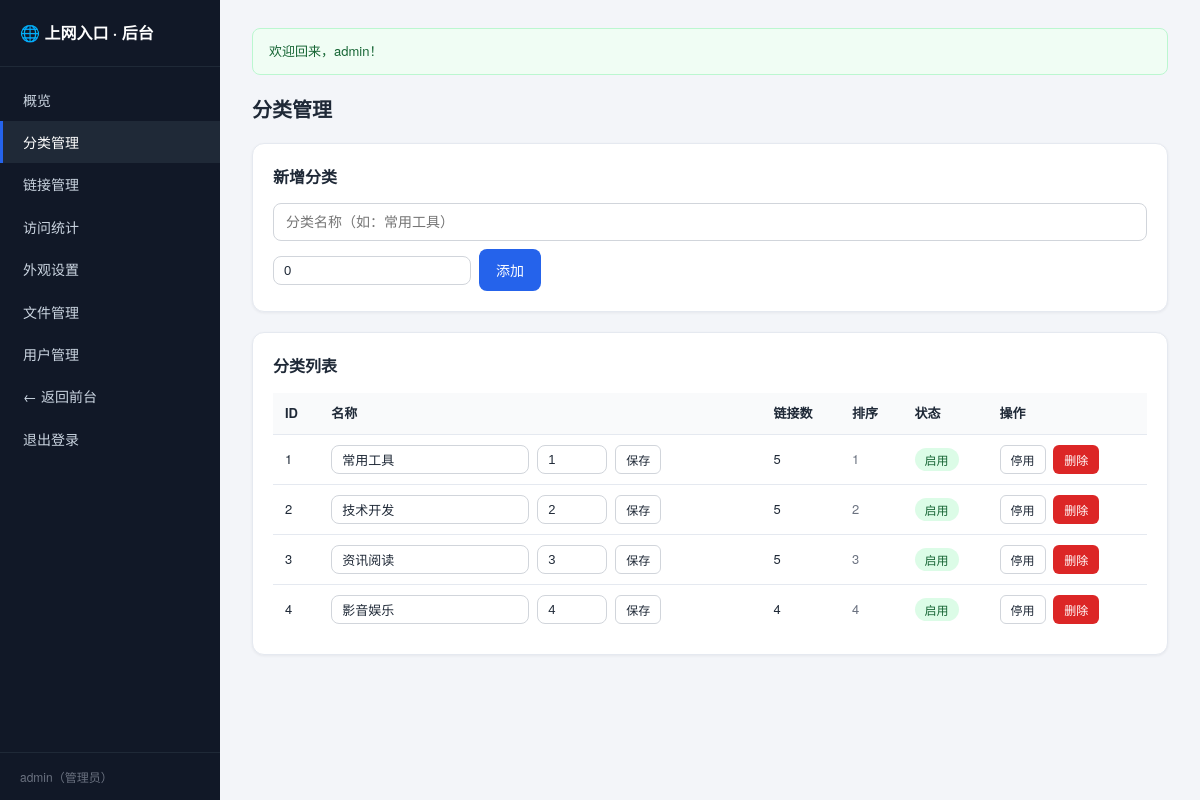
The app's page /admin/category.php (signed in) with its own data.
### tables this page shows
CREATE TABLE IF NOT EXISTS `users` (
  `id` INT UNSIGNED AUTO_INCREMENT PRIMARY KEY,
  `username` VARCHAR(50) NOT NULL UNIQUE,
  `email` VARCHAR(191) NULL DEFAULT NULL,
  `email_verified` TINYINT NOT NULL DEFAULT 0 COMMENT '1=邮箱已验证 0=未验证',
  `phone` VARCHAR(50) NOT NULL DEFAULT '',
  `real_name` VARCHAR(50) NOT NULL DEFAULT '',
  `password_hash` VARCHAR(255) NOT NULL,
  `role` ENUM('admin','user') NOT NULL DEFAULT 'user',
  `status` TINYINT NOT NULL DEFAULT 1 COMMENT '1=正常 0=禁用',
  `created_at` TIMESTAMP NOT NULL DEFAULT CURRENT_TIMESTAMP,
  `last_login_at` TIMESTAMP NULL DEFAULT NULL,
  UNIQUE KEY `uk_users_email` (`email`)
);

CREATE TABLE IF NOT EXISTS `categories` (
  `id` INT UNSIGNED AUTO_INCREMENT PRIMARY KEY,
  `name` VARCHAR(100) NOT NULL,
  `sort_order` INT NOT NULL DEFAULT 0,
  `status` TINYINT NOT NULL DEFAULT 1 COMMENT '1=启用 0=停用',
  `created_at` TIMESTAMP NOT NULL DEFAULT CURRENT_TIMESTAMP
);

### app/db.php (called while the page is built)
<?php
require_once __DIR__ . '/functions.php';
function db(): PDO
{
    static $pdo = null;
    if ($pdo === null) {
        $c = config('db');
        $dsn = "mysql:host={$c['host']};port={$c['port']};dbname={$c['name']};charset={$c['charset']}";
        try {
            $pdo = new PDO($dsn, $c['user'], $c['pass'], [
                PDO::ATTR_ERRMODE            => PDO::ERRMODE_EXCEPTION,
                PDO::ATTR_DEFAULT_FETCH_MODE => PDO::FETCH_ASSOC,
                PDO::ATTR_EMULATE_PREPARES   => false,
            ]);
        } catch (PDOException $e) {
            http_response_code(500);
            exit('数据库连接失败，请检查 app/config.php 中的数据库配置。错误详情：'
                . htmlspecialchars($e->getMessage(), ENT_QUOTES, 'UTF-8'));
        }
    }
    return $pdo;
}

### app/auth.php (called while the page is built, shortened)
<?php
function current_user(): ?array
{
    static $user = false;
    if ($user === false) {
        $stmt = db()->prepare('SELECT id, username, email, email_verified, phone, real_name, role, status, created_at, last_login_at FROM users WHERE id = ? LIMIT 1');
        $stmt->execute([(int)$_SESSION['user_id']]);
        $row = $stmt->fetch();
        if ($row === false || (int)$row['status'] !== 1) {
            unset($_SESSION['user_id']);
            $user = null;
        } else {
            $user = $row;
        }
    }
    return $user;
}
function is_admin(): bool
{
    $user = current_user();
    return $user !== null && $user['role'] === 'admin';
}
function require_admin(): void
{
    if (!is_admin()) {
        http_response_code(403);
        exit('无权访问该页面。');
    }
}

### public/admin/category.php (the view, shortened to what this page needs)
<?php
require_admin();
$db = db();
$categories = $db->query(
    'SELECT c.*, (SELECT COUNT(*) FROM links l WHERE l.category_id = c.id) AS link_count
     FROM categories c
     ORDER BY c.sort_order ASC, c.id ASC'
)->fetchAll();
$active    = 'category';
include __DIR__ . '/partials/header.php';
?>
<h1 class="page-title">分类管理</h1>
<div class="panel">
  <h2 class="panel-title">新增分类</h2>
  <form class="form-inline" method="post" action="category.php">
    <input class="input" type="text" name="name" placeholder="分类名称（如：常用工具）" required maxlength="100">
    <input class="input input-sm" type="number" name="sort_order" value="0" min="0" placeholder="排序">
    <button class="btn btn-primary" type="submit">添加</button>
  </form>
</div>
<div class="panel">
  <h2 class="panel-title">分类列表</h2>
  <?php if (!$categories): ?>
    <p class="empty-tip">还没有分类，先在上方添加一个吧。</p>
  <?php else: ?>
    <table class="table">
      <thead>
        <tr><th>ID</th><th>名称</th><th>链接数</th><th>排序</th><th>状态</th><th>操作</th></tr>
      </thead>
      <tbody>
      <?php foreach ($categories as $cat): ?>
        <tr>
          <td><?= (int)$cat['id'] ?></td>
          <td>
            <form class="form-inline" method="post" action="category.php">
              <input class="input input-sm" type="text" name="name" value="<?= e($cat['name']) ?>" required maxlength="100">
              <input class="input input-sm input-num" type="number" name="sort_order" value="<?= (int)$cat['sort_order'] ?>" min="0">
              <button class="btn btn-outline btn-sm" type="submit">保存</button>
            </form>
          </td>
          <td><?= (int)$cat['link_count'] ?></td>
          <td class="cell-muted"><?= (int)$cat['sort_order'] ?></td>
          <td>
            <?php if ((int)$cat['status'] === 1): ?>
              <span class="badge badge-on">启用</span>
            <?php else: ?>
              <span class="badge badge-off">停用</span>
            <?php endif; ?>
          </td>
          <td class="cell-actions">
            <form class="form-inline" method="post" action="category.php">
              <button class="btn btn-outline btn-sm" type="submit"><?= (int)$cat['status'] === 1 ? '停用' : '启用' ?></button>
            </form>
            <form class="form-inline" method="post" action="category.php" data-confirm="确定删除分类「<?= e($cat['name']) ?>」？">
              <button class="btn btn-danger btn-sm" type="submit">删除</button>
            </form>
          </td>
        </tr>
      <?php endforeach; ?>
      </tbody>
    </table>
  <?php endif; ?>
</div>
<?php include __DIR__ . '/partials/footer.php'; ?>

### public/admin/partials/header.php (shortened to what this page needs)
<?php
$navItems = [
    'index'    => ['概览', 'index.php'],
    'category' => ['分类管理', 'category.php'],
    'link'     => ['链接管理', 'link.php'],
    'stats'    => ['访问统计', 'stats.php'],
    'settings' => ['外观设置', 'settings.php'],
    'uploads'  => ['文件管理', 'uploads.php'],
    'user'     => ['用户管理', 'user.php'],
];
?>
<!DOCTYPE html>
<html lang="zh-CN">
<head>
<link rel="stylesheet" href="../assets/css/style.css?v=<?= (int)filemtime(__DIR__ . '/../../assets/css/style.css') ?>">
</head>
<body class="admin-body">
<div class="admin-layout">
  <aside class="admin-sidebar">
    <div class="admin-brand">🌐 上网入口 · 后台</div>
    <nav class="admin-nav">
      <?php foreach ($navItems as $key => $item): ?>
        <a href="<?= $item[1] ?>" class="<?= $active === $key ? 'active' : '' ?>"><?= e($item[0]) ?></a>
      <?php endforeach; ?>
      <a href="../index.php">← 返回前台</a>
      <a href="../logout.php">退出登录</a>
    </nav>
    <div class="admin-user"><?= e(current_user()['username']) ?>（管理员）</div>
  </aside>
  <main class="admin-main">
    <div class="admin-container">
      <?= flash_render() ?>

### public/assets/css/style.css (style rules this page uses)
:root { --primary: #2563eb; --primary-dark: color-mix(in srgb, var(--primary) 78%, #000); --primary-light: color-mix(in srgb, var(--primary) 12%, #fff); --bg: #f3f5f9; --card: #ffffff; --border: #e5e9f0; --text: #1f2937; --muted: #6b7280; --success: #16a34a; --danger: #dc2626; --warning: #d97706; --radius: 12px; --shadow: 0 1px 3px rgba(17, 24, 39, .06); --shadow-lg: 0 10px 25px rgba(17, 24, 39, .1); }
* { box-sizing: border-box; margin: 0; padding: 0; }
html { -webkit-text-size-adjust: 100%; }
body { font-family: "Microsoft YaHei", "PingFang SC", "Helvetica Neue", system-ui, sans-serif; background: var(--bg); color: var(--text); line-height: 1.6; font-size: 14px; }
a { color: var(--primary); text-decoration: none; }
main { min-height: calc(100vh - 160px); padding-top: 24px; padding-bottom: 48px; }
.page-title { font-size: 20px; font-weight: 700; margin-bottom: 18px; }
.input { width: 100%; padding: 10px 12px; border: 1px solid #d1d5db; border-radius: 8px; font-size: 14px; background: #fff; color: var(--text); }
.input-sm { width: auto; padding: 6px 10px; font-size: 13px; }
.input-num { width: 70px; }
.form-inline { display: flex; align-items: center; gap: 8px; flex-wrap: wrap; }
.btn { display: inline-flex; align-items: center; justify-content: center; gap: 6px; padding: 10px 16px; border: 1px solid transparent; border-radius: 8px; font-size: 14px; font-weight: 500; cursor: pointer; white-space: nowrap; transition: background .15s ease, border-color .15s ease, color .15s ease; }
.btn-primary { background: var(--primary); color: #fff; }
.btn-outline { background: #fff; border-color: #d1d5db; color: var(--text); }
.btn-danger { background: var(--danger); color: #fff; }
.btn-sm { padding: 5px 10px; font-size: 12px; border-radius: 6px; }
.admin-body { background: var(--bg); }
.admin-layout { display: flex; min-height: 100vh; }
.admin-sidebar { flex: 0 0 220px; width: 220px; background: #111827; color: #cbd5e1; display: flex; flex-direction: column; position: sticky; top: 0; height: 100vh; }
.admin-brand { padding: 20px; font-size: 16px; font-weight: 700; color: #fff; border-bottom: 1px solid #1f2937; }
.admin-nav { flex: 1; padding: 12px 0; }
.admin-nav a { display: block; padding: 10px 20px; color: #cbd5e1; font-size: 14px; border-left: 3px solid transparent; transition: background .15s ease, color .15s ease; }
.admin-nav a.active { background: #1f2937; color: #fff; border-left-color: var(--primary); }
.admin-user { padding: 14px 20px; font-size: 12px; color: #6b7280; border-top: 1px solid #1f2937; }
.admin-main { flex: 1; min-width: 0; padding: 28px 32px 48px; }
.admin-container { max-width: 1100px; margin: 0 auto; }
.panel { background: var(--card); border: 1px solid var(--border); border-radius: var(--radius); padding: 20px; margin-bottom: 20px; box-shadow: var(--shadow); }
.panel-title { font-size: 16px; font-weight: 700; margin-bottom: 14px; }
.table { width: 100%; border-collapse: collapse; background: #fff; font-size: 13px; }
.table th { text-align: left; padding: 10px 12px; background: #f9fafb; border-bottom: 1px solid var(--border); font-weight: 600; white-space: nowrap; }
.table td { padding: 10px 12px; border-bottom: 1px solid var(--border); vertical-align: middle; }
.table tr:last-child td { border-bottom: 0; }
.cell-muted { color: var(--muted); }
.cell-actions { white-space: nowrap; }
.cell-actions form { display: inline-flex; margin-right: 4px; }
.badge { display: inline-block; padding: 2px 10px; border-radius: 999px; font-size: 12px; background: #f3f4f6; color: #4b5563; white-space: nowrap; }
.badge-on { background: #dcfce7; color: #166534; }

### records on screen
users: username "admin"
categories: id "1", name "常用工具", sort_order "1", link_count "5", status "启用"
categories: id "2", name "技术开发", sort_order "2", link_count "5", status "启用"
categories: id "3", name "资讯阅读", sort_order "3", link_count "5", status "启用"
categories: id "4", name "影音娱乐", sort_order "4", link_count "4", status "启用"

### other values on screen
$item[0] "概览"
$item[0] "分类管理"
$item[0] "链接管理"
$item[0] "访问统计"
$item[0] "外观设置"
$item[0] "文件管理"
$item[0] "用户管理"
$flash['message'] "欢迎回来，admin！"
